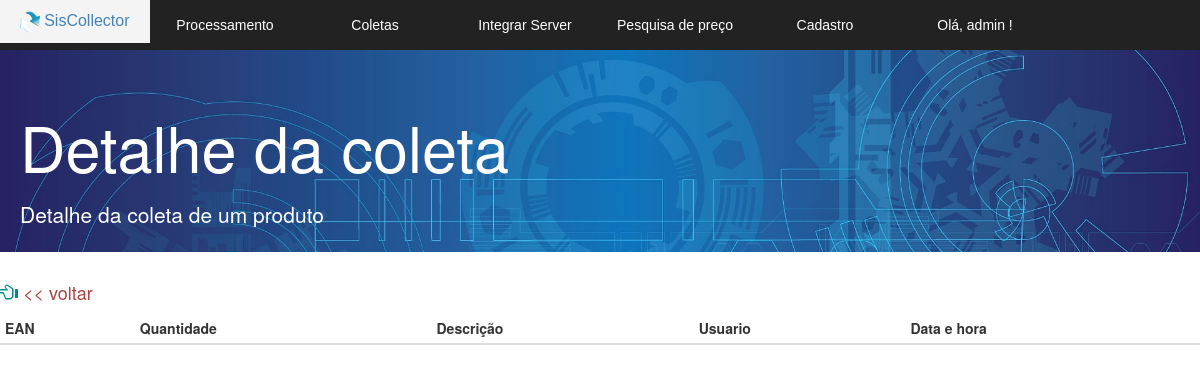
Page /v_listar_tempo_detalhe.php?referencia=2011 (signed in) on the earlier database version.
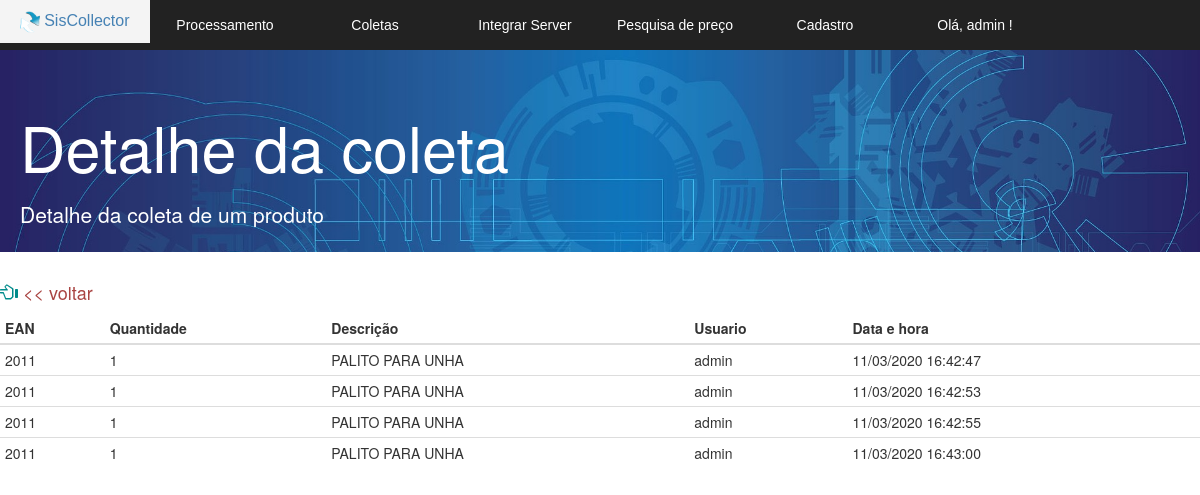
Same page on the later database version.
### tables this page shows
CREATE TABLE IF NOT EXISTS `coletor_importar` (
  `referencia` varchar(255) NOT NULL,
  `quantidade` int(11) NOT NULL,
  `descricao` varchar(255) NOT NULL,
  `usuario` varchar(255) NOT NULL,
  `hora` datetime DEFAULT NULL,
  `local_estoque` int(2) DEFAULT 0,
  `local_loja` int(2) DEFAULT 0,
  `id` bigint(20) NOT NULL AUTO_INCREMENT,
  PRIMARY KEY (`id`)
);

### v_listar_tempo_detalhe.php (the view, shortened to what this page needs)
<?php
$referencia = $_GET['referencia'];
?>
<!DOCTYPE html>
<html>
<head>
  <link href="bootstrap/css/bootstrap.min.css" rel="stylesheet">
  <link rel="stylesheet" href="css.css">
  <link rel="stylesheet" href="normalize.css">
</head>
<body>
	<section id="principal">
   <?php require 'v_cabecalho.php';?>
   <section class="corpo">
    <div class="jumbotron jumbotron-fluid">
      <div class="container">
        <h1 class="display-4">Detalhe da coleta</h1>
        <p class="lead">Detalhe da coleta de um produto</p>
      </div>
    </div>
  <h4> <a href="v_listar_tempo_real.php"> <span class="glyphicon glyphicon-hand-left icones" aria-hidden="true"></span> << voltar</a> </h4>
    <?php
    $listagem = mysqli_query($conexao,"SELECT id, referencia,quantidade, descricao, usuario, hora from coletor_importar   where referencia = '$referencia' order by id;");
    ?>
    <table class="table table-condensed">
     <thead >
      <tr class="table-primary">
        <th scope="col">EAN</th>
        <th scope="col">Quantidade</th>
        <th scope="col">Descrição</th>
        <th scope="col">Usuario</th>
        <th scope="col">Data e hora</th>
      </tr>
    </thead>
    <?php
    while($linha = mysqli_fetch_array($listagem)) {
    ?>
      <tr>
      <?php $data = $linha['hora']; ?>
        <td> <?= $linha['referencia'] ?> </td>
        <td> <?= $linha['quantidade'] ?> </td>
        <td> <?= utf8_encode($linha['descricao']); ?> </td>
        <td> <?= $linha['usuario'] ?> </td>
        <td> <?php echo date('d/m/Y H:i:s', strtotime($data));  ?>  </td>
      </tr>
      <?php } ?>
  </table>
</section>
</section>
</body>
</html>

Differences in the rows shown:
added coletor_importar: referencia "2011", quantidade "1", descricao "PALITO PARA UNHA", usuario "admin", hora "11/03/2020 16:42:47"
now on this page (row edited): coletor_importar: referencia "2011", quantidade "1", descricao "PALITO PARA UNHA", usuario "admin", hora "11/03/2020 16:42:53"
now on this page (row edited): coletor_importar: referencia "2011", quantidade "1", descricao "PALITO PARA UNHA", usuario "admin", hora "11/03/2020 16:42:55"
now on this page (row edited): coletor_importar: referencia "2011", quantidade "1", descricao "PALITO PARA UNHA", usuario "admin", hora "11/03/2020 16:43:00"
